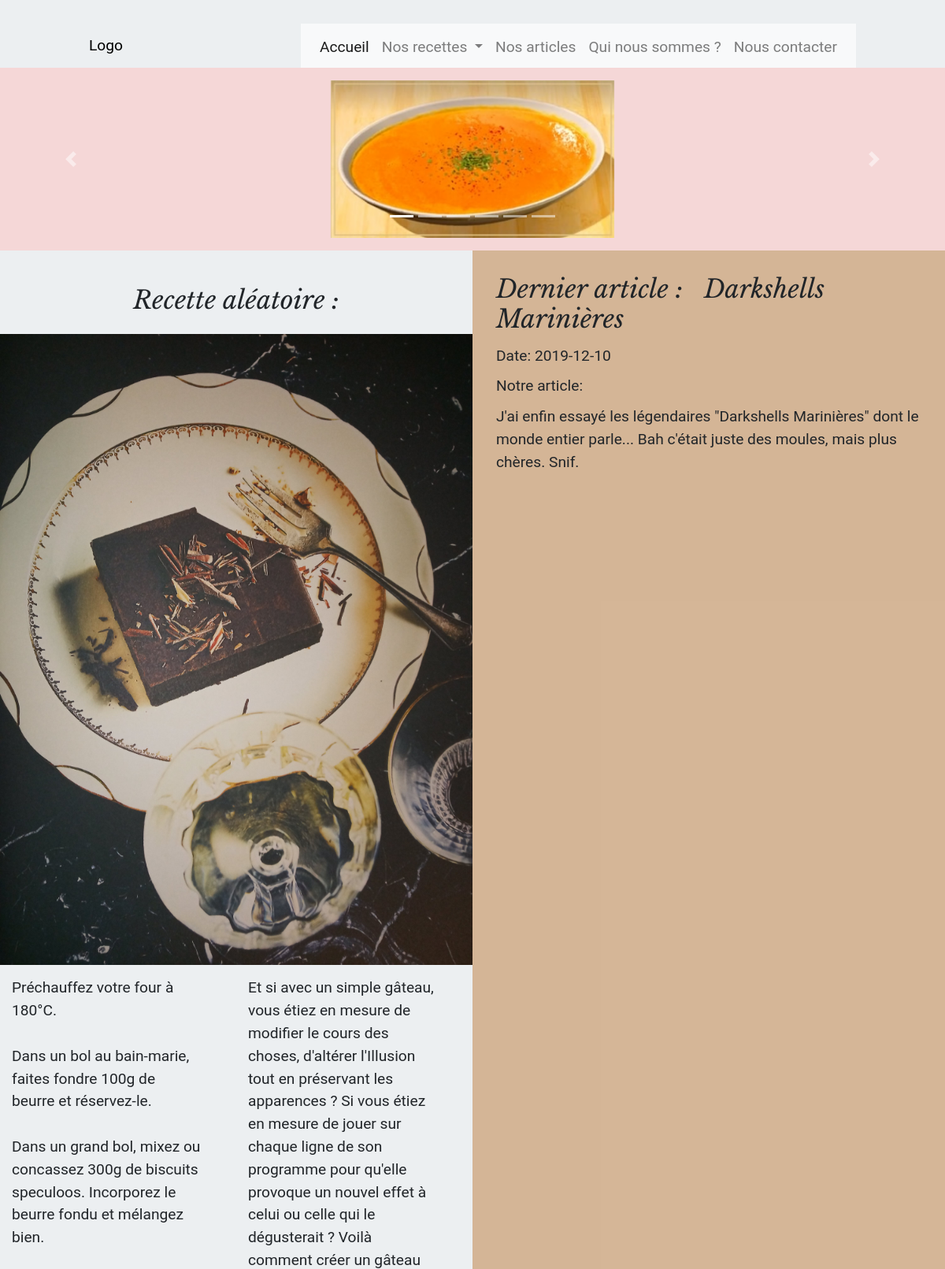
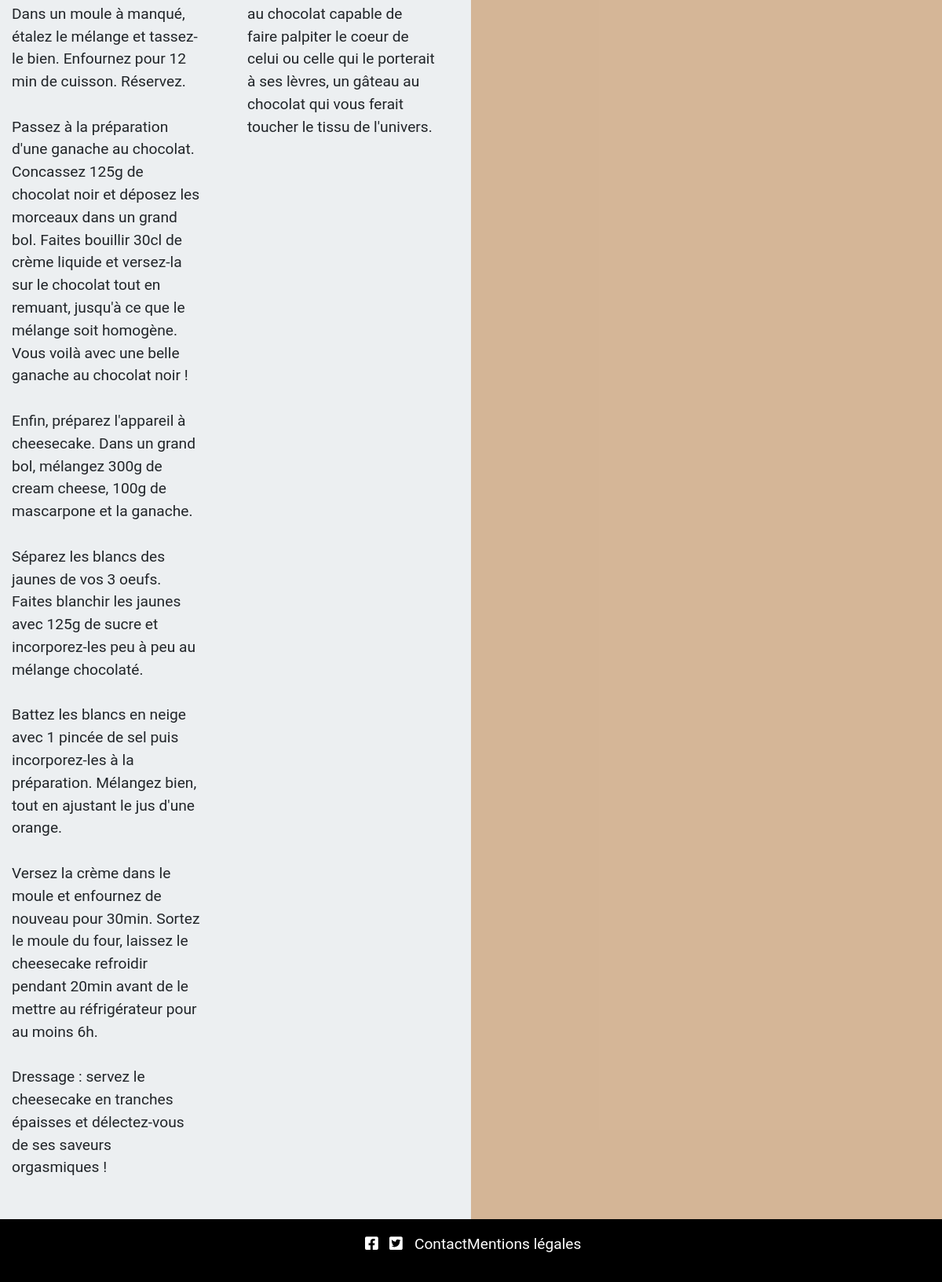
Screenshot of /front/index.php with the database file from the repository (2 pictures, top to bottom).
### tables this page shows
CREATE TABLE IF NOT EXISTS `image` (
  `idImage` int(4) NOT NULL AUTO_INCREMENT,
  `nomImage` varchar(50) DEFAULT NULL,
  `urlImage` varchar(500) DEFAULT NULL,
  PRIMARY KEY (`idImage`)
);

CREATE TABLE IF NOT EXISTS `recette` (
  `idRecette` int(4) NOT NULL AUTO_INCREMENT,
  `idOrigine` int(4) NOT NULL,
  `nomRecette` varchar(100) NOT NULL,
  `descriptionRecette` varchar(500) DEFAULT NULL,
  `dureeCuisson` varchar(100) DEFAULT NULL,
  `dureePreparation` varchar(100) DEFAULT NULL,
  `recetteRecette` varchar(5000) DEFAULT NULL,
  `effetsRecette` varchar(500) DEFAULT NULL,
  `idCategorie` int(4) NOT NULL,
  `idImage` int(4) DEFAULT NULL,
  `idEtat` int(4) DEFAULT NULL,
  PRIMARY KEY (`idRecette`),
  KEY `fkOrigine` (`idOrigine`),
  KEY `fkCategorie` (`idCategorie`),
  KEY `fkImage` (`idImage`),
  KEY `fkEtat` (`idEtat`)
);

CREATE TABLE IF NOT EXISTS `article` (
  `idArticle` int(4) NOT NULL AUTO_INCREMENT,
  `titreArticle` varchar(50) DEFAULT NULL,
  `contenuArticle` varchar(5000) DEFAULT NULL,
  `dateArticle` date DEFAULT NULL,
  `idMembre` int(4) NOT NULL,
  `idRecette` int(4) NOT NULL,
  PRIMARY KEY (`idArticle`),
  KEY `fkMembre` (`idMembre`),
  KEY `fkRecetteArticle` (`idRecette`)
);

### front/index.php (the view, shortened to what this page needs)
<section id="caroussel">
    <?php include("carousel.php"); ?>
</section>
<section id="recette">
    <article class="recetteHome">
        <h2 class="my-4 text-center">Recette aléatoire :</h2>
        <?php
            $base = connect();
            $ligne= $base->query("SELECT * FROM recette ORDER BY RAND() LIMIT 1")->fetch(PDO::FETCH_OBJ);
            $thumbnail = '<a href="recette.php?idrecette='.$ligne->idRecette.'">';
            $image= $base->query("SELECT urlImage FROM image WHERE idImage='".$ligne->idImage."'")->fetch(PDO::FETCH_OBJ);
            $image->urlImage = str_replace("_p", "_g", $image->urlImage);
            $thumbnail .= '<img src="'.$image->urlImage.'" alt="'.$ligne->nomRecette.'"></a>';
            $thumbnail .= '<p>'.$ligne->recetteRecette.'</p>';
            $thumbnail .= '<p>'.$ligne->descriptionRecette.'</p>';
            echo $thumbnail;
            ?>
    </article>
    <aside>
        <?php
        $ligne= $base->query("SELECT * FROM article ORDER BY dateArticle DESC LIMIT 1")->fetch(PDO::FETCH_OBJ);
        $thumbnail = '<h2>Dernier article : &nbsp;&nbsp;'.$ligne->titreArticle.'</h2>';
        $thumbnail .= '<ul><li>Date: '.$ligne->dateArticle.'</li>';
        $thumbnail .= '<li>Notre article: </li>';
        $thumbnail .= '<li>'.$ligne->contenuArticle.'</li></ul>';
        echo $thumbnail;
  ?>
    </aside>
</section>

### front/carousel.php (shortened to what this page needs)
<div id="carousel-example-generic" class="carousel slide" data-ride="carousel">
	<ol class="carousel-indicators">
		<?php
		$base = connect();
		$req_pre = $base->prepare("SELECT COUNT(urlImage) nb FROM image LIMIT 6");
		$req_pre->execute();
		$ligne=$req_pre->fetch(PDO::FETCH_OBJ);
		while ($ligne) {
			for ($i=0; $i < 6; $i++) {
				if($i==0){
					?> <li data-target="#moncaroussel" data-slide-to="<?php echo $i; ?>" class="active"></li> <?php
				}else{
				?>
				<li data-target="#moncaroussel" data-slide-to="<?php echo $i; ?>"></li>
				<?php
				}
			}
			$ligne=$req_pre->fetch(PDO::FETCH_OBJ);
		}
		?>
	</ol>
	<div class="carousel-inner" role="listbox">
		<?php
		$req_pre = $base->prepare("SELECT urlImage FROM image LIMIT 6");
		$req_pre->execute();
		$ligne=$req_pre->fetch(PDO::FETCH_OBJ);
		$i=0;
		while ($ligne) {
			$ligne->urlImage = str_replace("_p", "_g", $ligne->urlImage);
			if($i==0){
				$i=1;
				?>
				<div class="carousel-item active">
					<center><img src="<?php echo $ligne->urlImage; ?>"></center>
				</div>
				<?php
			}else{
				?>
				<div class="carousel-item">
					<center><img src="<?php echo $ligne->urlImage; ?>"></center>
				</div>
				<?php
			} ?>
			<?php
			$ligne=$req_pre->fetch(PDO::FETCH_OBJ);
		}
		?>
	</div>
	<a class="carousel-control-prev" href="#carousel-example-generic" role="button" data-slide="prev">
		<span class="carousel-control-prev-icon" aria-hidden="true"></span>
	</a>
	<a class="carousel-control-next" href="#carousel-example-generic" role="button" data-slide="next">
		<span class="carousel-control-next-icon" aria-hidden="true"></span>
	</a>
</div>

### css/front.css (style rules this page uses)
* { margin:0; padding:0; box-sizing:border-box; }
a,input, textarea { outline:none; }
h1, h2, h3 { font-family: "Libre Baskerville", serif; }
h2 { width:100%; }
a { text-decoration: none; display: inline-block; }
body { font-size: 1.2rem; font-family: 'Roboto', sans-serif; }
header { justify-content: space-around; align-items: center; padding-top:30px; background-color:#eceff1 ; }
header ul { display: flex; list-style: none; height: 5vh; position: relative; }
header a { color: #000; }
object { width: 15vw; height: 15vh; pointer-events: none; }
header nav { z-index: 100; }
header li { background-color: #f8f9fa; }
#caroussel { background-color: rgba(229, 155, 155, 0.4); padding: 2vh 0; }
#carousel-example-generic img { display: block; width: 30%; max-width: 60%; height: auto; max-height: 30vh; }
#recette { display: flex; flex-wrap: wrap; background-color: #eceff1; }
#recette>article { width: 50%; padding: 20px 0; display: flex; flex-wrap: wrap; }
#recette article img { display: inline-block; width: 100%; height: auto; }
#recette article p { width: 45%; margin-right: 5%; padding: 15px; }
#recette>aside { width: 50%; background-color: #c99868a8; padding: 30px; }
#recette>aside li { list-style-type: none; padding: 5px 0; }
footer { background-color: #000; color: #fff; height: 10vh; justify-content: center; align-items: center; }
#reseauxSociaux { margin-right:10px; margin-bottom: 15px; }
#reseauxSociaux a { padding: 5px; }
footer a { color: #fff; }

### rows the page displays
recette: nomRecette (picture), recetteRecette "Préchauffez votre four à 180°C. Dans un bol au bain-marie, faites fondre 100g de beurre et réservez-le. Dans un grand bol, mixez ou concassez 300g de biscuits speculoos. Incorporez le beurre fondu et mélangez bien. Dans un moule à manqué, étalez le mélange et tassez-le bien. Enfournez pour 12 min de cuisson. Réservez. Passez à la préparation d'une ganache au chocolat. Concassez 125g de chocolat noir et déposez les morceaux dans un grand bol. Faites bouillir 30cl de crème liquide et versez-la sur le chocolat tout en remuant, jusqu'à ce que le mélange soit homogène. Vous voilà avec une belle ganache au chocolat noir ! Enfin, préparez l'appareil à cheesecake. Dans un grand bol, mélangez 300g…", descriptionRecette "Et si avec un simple gâteau, vous étiez en mesure de modifier le cours des choses, d'altérer l'Illusion tout en préservant les apparences ? Si vous étiez en mesure de jouer sur chaque ligne de son programme pour qu'elle provoque un nouvel effet à celui ou celle qui le dégusterait ? Voilà comment créer un gâteau au chocolat capable de faire palpiter le coeur de celui ou celle qui le porterait à ses lèvres, un gâteau au chocolat qui vous ferait toucher le tissu de l'univers."
article: titreArticle "Darkshells Marinières", dateArticle "2019-12-10", contenuArticle "J'ai enfin essayé les légendaires \"Darkshells Marinières\" dont le monde entier parle... Bah c'était juste des moules, mais plus chères. Snif."
